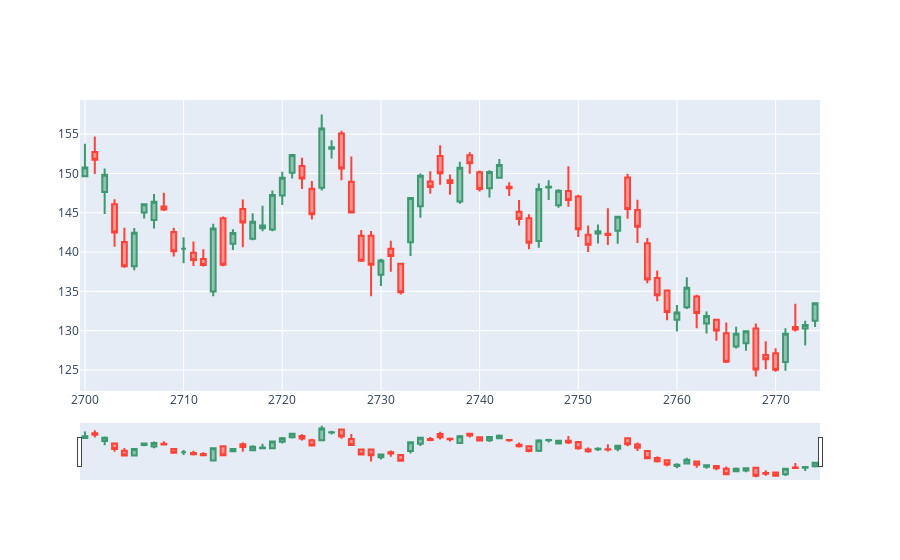

Notebook cell for this chart:
### Code cell
dfpl = df[2700:2775]
import plotly.graph_objects as go
from datetime import datetime

fig = go.Figure(data=[go.Candlestick(x=dfpl.index,
                open=dfpl['Open'],
                high=dfpl['High'],
                low=dfpl['Low'],
                close=dfpl['Close'])])

fig.show()
